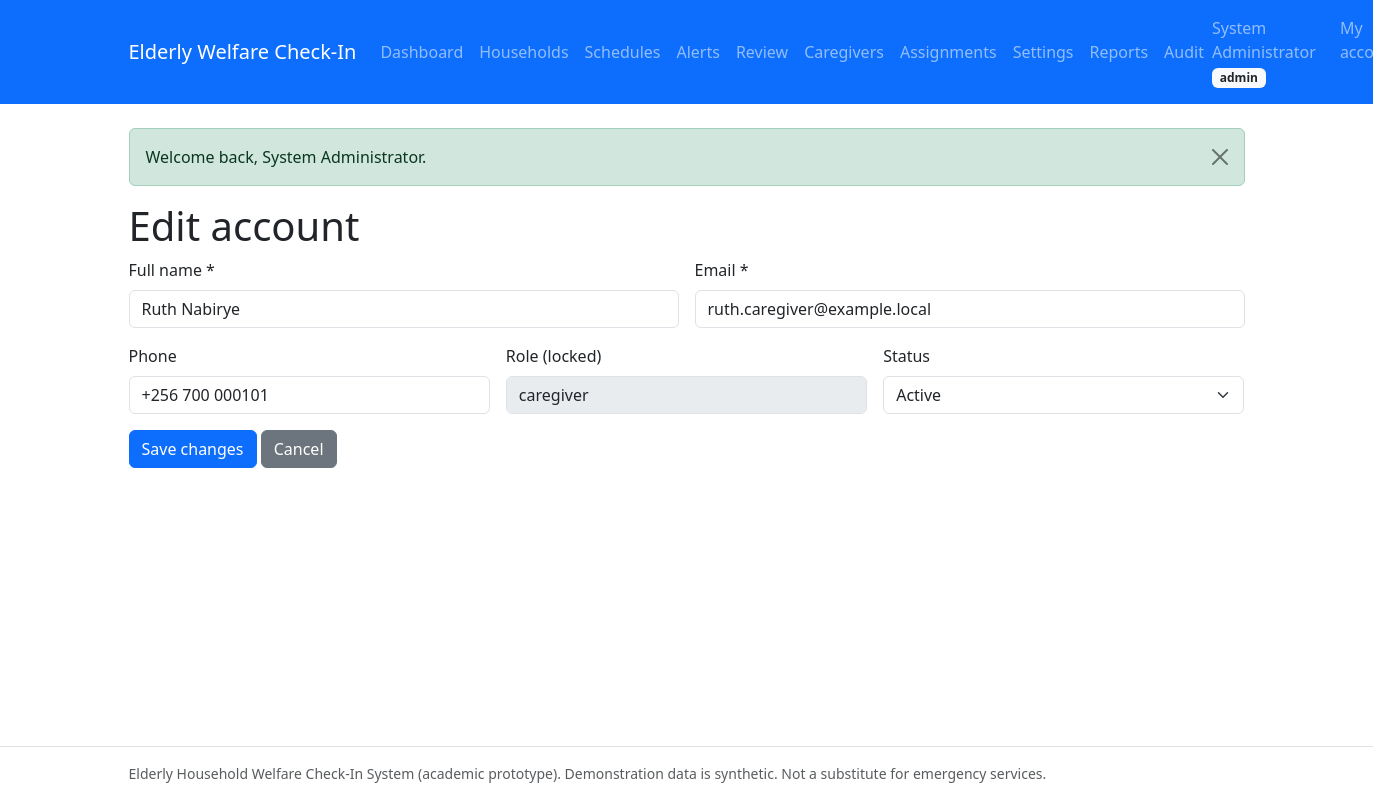
The page /admin/caregiver_form.php?id=2 (signed in) on the database its author committed.
### tables this page shows
CREATE TABLE users (
  id                 INT UNSIGNED NOT NULL AUTO_INCREMENT,
  full_name          VARCHAR(100) NOT NULL,
  email              VARCHAR(150) NOT NULL,
  phone              VARCHAR(20) NULL DEFAULT NULL,
  password_hash      VARCHAR(255) NOT NULL COMMENT 'bcrypt hash only, never plain text',
  role               ENUM('admin','caregiver','elderly') NOT NULL
                     COMMENT 'elderly = elderly person OR authorized family member',
  elderly_profile_id INT UNSIGNED NULL DEFAULT NULL
                     COMMENT 'set only for role=elderly; links login to permitted profile',
  status             ENUM('active','suspended') NOT NULL DEFAULT 'active',
  created_at         TIMESTAMP NOT NULL DEFAULT CURRENT_TIMESTAMP,
  updated_at         TIMESTAMP NOT NULL DEFAULT CURRENT_TIMESTAMP ON UPDATE CURRENT_TIMESTAMP,
  PRIMARY KEY (id),
  UNIQUE KEY uq_users_email (email),
  INDEX idx_users_role (role),
  INDEX idx_users_status (status)
);

### includes/functions.php (called while the page is built, shortened)
<?php
require_once __DIR__ . '/../config/database.php';
function e(?string $value): string
{
    return htmlspecialchars((string) $value, ENT_QUOTES, 'UTF-8');
}
function flashes(): array
{
    $pending = $_SESSION['flashes'] ?? [];
    return $pending;
}

### config/database.php (called while the page is built, shortened)
<?php
try {
    $pdo = new PDO(
        'mysql:host=' . DB_HOST . ';dbname=' . DB_NAME . ';charset=' . DB_CHARSET,
        DB_USER,
        DB_PASS,
        [
            PDO::ATTR_ERRMODE            => PDO::ERRMODE_EXCEPTION,
            PDO::ATTR_DEFAULT_FETCH_MODE => PDO::FETCH_ASSOC,
            PDO::ATTR_EMULATE_PREPARES   => false,
        ]
    );
    $pdo->exec("SET time_zone = '" . DB_TIMEZONE_OFFSET . "'");
} catch (PDOException $e) {
    error_log('Database connection failed: ' . $e->getMessage());
    if (PHP_SAPI === 'cli') {
        fwrite(STDERR, "Database connection failed. Check config/database.php and that MySQL is running.\n");
        exit(1);
    }
    http_response_code(500);
    exit('Database connection failed. Please check the configuration and try again.');
}
function db(): PDO
{
    global $pdo;
    return $pdo;
}

### includes/auth.php (called while the page is built, shortened)
<?php
require_once __DIR__ . '/functions.php';
function current_user(): ?array
{
    $stmt = db()->prepare(
        'SELECT id, full_name, email, role, elderly_profile_id, status
         FROM users WHERE id = :id'
    );
    $stmt->execute(['id' => $_SESSION['user_id']]);
    $user = $stmt->fetch();
    return $user;
}
        ?>
        <?php
function role_home(string $role): string
{
    return match ($role) {
        'admin'     => 'admin/dashboard.php',
        'caregiver' => 'caregiver/dashboard.php',
        default     => 'elderly/checkin.php',
    };
}

### admin/caregiver_form.php (the view, shortened to what this page needs)
<?php
require_once __DIR__ . '/../includes/auth.php';
$id = (int) ($_GET['id'] ?? 0);
$editing = $id > 0;
$form = ['full_name' => '', 'email' => '', 'phone' => '', 'role' => 'caregiver',
    'elderly_profile_id' => '', 'status' => 'active'];
$currentRole = 'caregiver';
if ($editing) {
    $stmt = db()->prepare('SELECT * FROM users WHERE id = :id');
    $stmt->execute(['id' => $id]);
    $row = $stmt->fetch();
    $form['full_name'] = (string) $row['full_name'];
    $form['email']     = (string) $row['email'];
    $form['phone']     = (string) ($row['phone'] ?? '');
    $form['role']      = $row['role'];
    $form['elderly_profile_id'] = (string) ($row['elderly_profile_id'] ?? '');
    $form['status']    = $row['status'];
    $currentRole = $row['role'];
}
$pageTitle  = $editing ? 'Edit account' : 'New account';
$rootPrefix = '../';
require_once __DIR__ . '/../includes/header.php';
?>
<h1><?= e($pageTitle) ?></h1>
<form method="post" action="caregiver_form.php<?= $editing ? '?id=' . $id : '' ?>">
    <div class="row g-3">
        <div class="col-md-6">
            <label class="form-label" for="full_name">Full name *</label>
            <input class="form-control" id="full_name" name="full_name" required minlength="2" maxlength="100"
                   value="<?= e($form['full_name']) ?>">
        </div>
        <div class="col-md-6">
            <label class="form-label" for="email">Email *</label>
            <input class="form-control" type="email" id="email" name="email" required maxlength="150"
                   value="<?= e($form['email']) ?>">
        </div>
        <div class="col-md-4">
            <label class="form-label" for="phone">Phone</label>
            <input class="form-control" id="phone" name="phone" maxlength="20" value="<?= e($form['phone']) ?>">
        </div>
        <div class="col-md-4">
            <label class="form-label" for="role">Role <?= $editing ? '(locked)' : '*' ?></label>
            <?php if ($editing): ?>
                <input class="form-control" value="<?= e($currentRole) ?>" disabled>
            <?php endif; ?>
        </div>
        <div class="col-md-4">
            <label class="form-label" for="status">Status</label>
            <select class="form-select" id="status" name="status">
                <option value="active" <?= $form['status'] === 'active' ? 'selected' : '' ?>>Active</option>
            </select>
        </div>
    </div>
    <div class="mt-3">
        <button class="btn btn-primary" type="submit"><?= $editing ? 'Save changes' : 'Create account' ?></button>
        <a class="btn btn-secondary" href="caregivers.php">Cancel</a>
    </div>
</form>
<?php require_once __DIR__ . '/../includes/footer.php'; ?>

### includes/header.php (shortened to what this page needs)
<?php
require_once __DIR__ . '/functions.php';
require_once __DIR__ . '/auth.php';
$pageTitle  = $pageTitle ?? 'Elderly Welfare System';
$rootPrefix = $rootPrefix ?? '';
$user       = current_user();
$homeUrl    = $rootPrefix . ($user ? role_home($user['role']) : 'index.php');
?>
<!doctype html>
<html lang="en">
<head>
    <link rel="stylesheet" href="<?= e($rootPrefix) ?>assets/css/bootstrap.min.css">
    <link rel="stylesheet" href="<?= e($rootPrefix) ?>assets/css/app.css">
</head>
<body>
<nav class="navbar navbar-expand-lg navbar-dark bg-primary mb-4">
    <div class="container">
        <a class="navbar-brand" href="<?= e($homeUrl) ?>">Elderly Welfare Check-In</a>
        <div class="collapse navbar-collapse" id="nav">
            <ul class="navbar-nav me-auto">
                <?php if ($user && $user['role'] === 'admin'): ?>
                    <li class="nav-item"><a class="nav-link" href="<?= e($rootPrefix) ?>admin/dashboard.php">Dashboard</a></li>
                    <li class="nav-item"><a class="nav-link" href="<?= e($rootPrefix) ?>admin/elderly.php">Households</a></li>
                    <li class="nav-item"><a class="nav-link" href="<?= e($rootPrefix) ?>admin/schedules.php">Schedules</a></li>
                    <li class="nav-item"><a class="nav-link" href="<?= e($rootPrefix) ?>caregiver/alerts.php">Alerts</a></li>
                    <li class="nav-item"><a class="nav-link" href="<?= e($rootPrefix) ?>caregiver/review.php">Review</a></li>
                    <li class="nav-item"><a class="nav-link" href="<?= e($rootPrefix) ?>admin/caregivers.php">Caregivers</a></li>
                    <li class="nav-item"><a class="nav-link" href="<?= e($rootPrefix) ?>admin/assignments.php">Assignments</a></li>
                    <li class="nav-item"><a class="nav-link" href="<?= e($rootPrefix) ?>admin/settings.php">Settings</a></li>
                    <li class="nav-item"><a class="nav-link" href="<?= e($rootPrefix) ?>admin/reports.php">Reports</a></li>
                    <li class="nav-item"><a class="nav-link" href="<?= e($rootPrefix) ?>admin/audit.php">Audit</a></li>
                <?php elseif ($user): ?>
                    <li class="nav-item"><a class="nav-link" href="<?= e($rootPrefix) ?>elderly/checkin.php">My check-ins</a></li>
                    <li class="nav-item"><a class="nav-link" href="<?= e($rootPrefix) ?>elderly/profile.php">My profile</a></li>
                <?php endif; ?>
            </ul>
            <ul class="navbar-nav">
                <?php if ($user): ?>
                    <li class="nav-item navbar-text me-3">
                        <?= e($user['full_name']) ?>
                        <span class="badge bg-light text-dark"><?= e($user['role']) ?></span>
                    </li>
                    <li class="nav-item"><a class="nav-link" href="<?= e($rootPrefix) ?>account.php">My account</a></li>
                <?php else: ?>
                    <li class="nav-item"><a class="nav-link" href="<?= e($rootPrefix) ?>login.php">Log in</a></li>
                <?php endif; ?>
            </ul>
        </div>
    </div>
</nav>
<main class="container mb-5">
    <?php foreach (flashes() as $flash): ?>
        <div class="alert alert-<?= e($flash['type']) ?> alert-dismissible fade show" role="alert">
            <?= e($flash['message']) ?>
            <button type="button" class="btn-close" data-bs-dismiss="alert" aria-label="Close"></button>
        </div>
    <?php endforeach; ?>

### assets/css/app.css (style rules this page uses)
body { display: flex; flex-direction: column; min-height: 100vh; }
main { flex: 1; }

### rows shown on the page
users: full_name "System Administrator", role "admin"
users: full_name "Ruth Nabirye", email "ruth.caregiver@example.local", phone "+256 700 000101", role "caregiver", status "Active"

### other values the page prints
$flash['message'] "Welcome back, System Administrator."
$pageTitle "Edit account"
